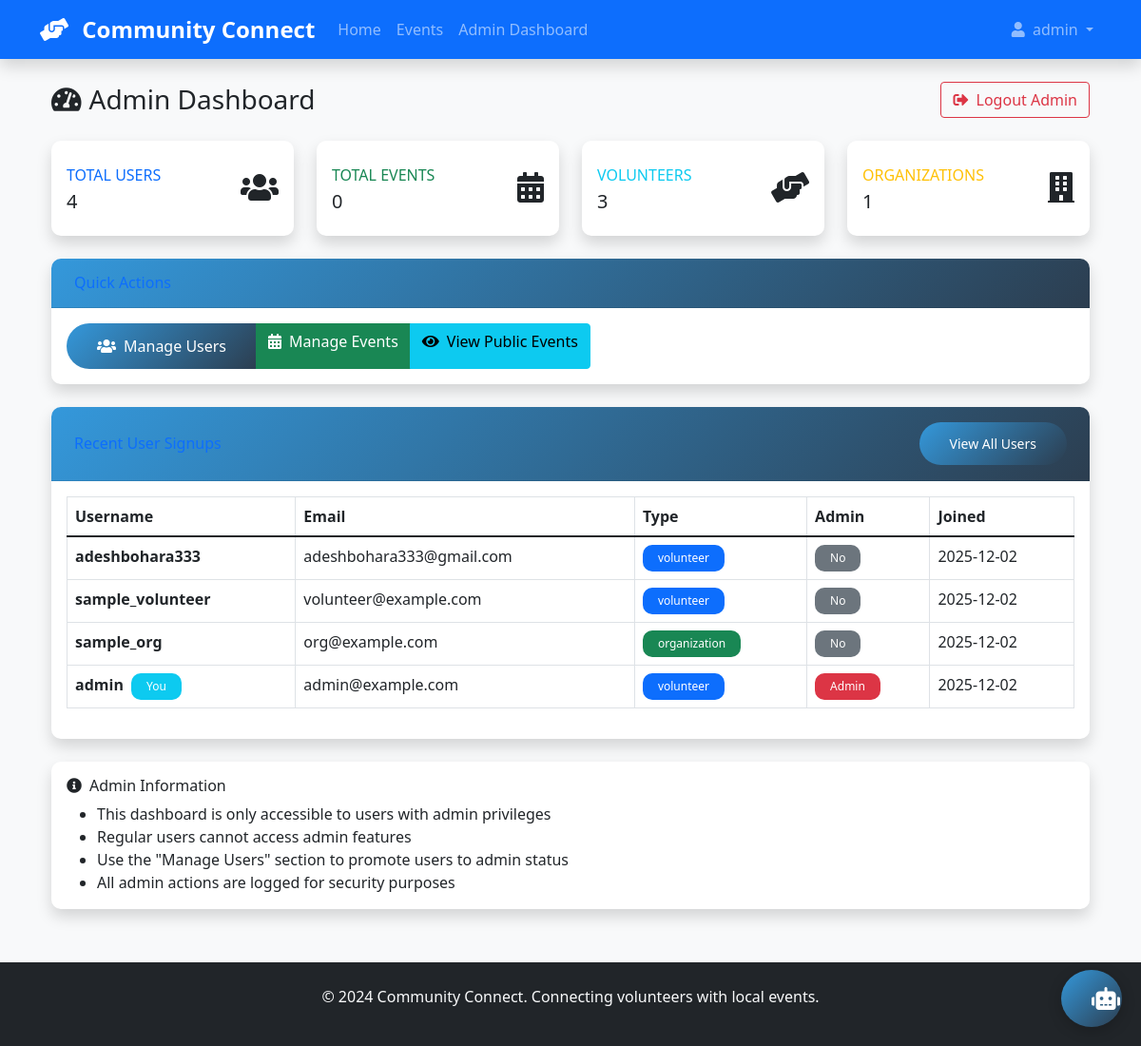
The app's page /admin/dashboard (signed in) with its own data.
### app/models.py (models this page shows, shortened)
class User(UserMixin, db.Model):
    __tablename__ = 'user'
    __table_args__ = {'extend_existing': True}
    id = db.Column(db.Integer, primary_key=True)
    username = db.Column(db.String(80), unique=True, nullable=True)
    email = db.Column(db.String(120), unique=True, nullable=False)
    password_hash = db.Column(db.String(128), nullable=True)
    user_type = db.Column(db.String(20), nullable=True, default='volunteer')
    is_admin = db.Column(db.Boolean, default=False)
    created_at = db.Column(db.DateTime, default=datetime.utcnow)
    google_id = db.Column(db.String(120), unique=True, nullable=True)
    picture = db.Column(db.String(500), nullable=True)
    given_name = db.Column(db.String(80), nullable=True)
    family_name = db.Column(db.String(80), nullable=True)
    events_created = db.relationship('Event', backref='organizer', lazy=True)
    volunteer_signups = db.relationship('EventVolunteer', backref='volunteer', lazy=True)

### app/routes.py (the view)
@main.route('/admin/dashboard')
@login_required
def admin_dashboard():
    if not current_user.is_admin:
        flash('Admin access required.', 'error')
        return redirect(url_for('main.admin_login'))
    total_users = User.query.count()
    total_events = Event.query.count()
    total_volunteers = User.query.filter_by(user_type='volunteer').count()
    total_organizations = User.query.filter_by(user_type='organization').count()
    recent_signups = User.query.order_by(User.created_at.desc()).limit(5).all()
    return render_template('admin_dashboard.html',
                         total_users=total_users,
                         total_events=total_events,
                         total_volunteers=total_volunteers,
                         total_organizations=total_organizations,
                         recent_signups=recent_signups)

### app/__init__.py (called while the page is built)
@login_manager.user_loader
def load_user(user_id):
    return User.query.get(int(user_id))

### app/templates/admin_dashboard.html (shortened to what this page needs)
{% extends "base.html" %}
{% block content %}
<div class="container-fluid">
    <div class="d-sm-flex align-items-center justify-content-between mb-4">
        <h1 class="h3 mb-0 text-gray-800">
            <i class="fas fa-tachometer-alt me-2"></i>Admin Dashboard
        </h1>
        <div>
            <a href="{{ url_for('main.admin_logout') }}" class="btn btn-outline-danger">
                <i class="fas fa-sign-out-alt me-1"></i>
                Logout Admin
            </a>
        </div>
    </div>
    <div class="row">
        <div class="col-xl-3 col-md-6 mb-4">
            <div class="card border-left-primary shadow h-100 py-2">
                <div class="card-body">
                    <div class="row no-gutters align-items-center">
                        <div class="col mr-2">
                            <div class="text-xs font-weight-bold text-primary text-uppercase mb-1">
                                Total Users
                            </div>
                            <div class="h5 mb-0 font-weight-bold text-gray-800">{{ total_users }}</div>
                        </div>
                        <div class="col-auto">
                            <i class="fas fa-users fa-2x text-gray-300"></i>
                        </div>
                    </div>
                </div>
            </div>
        </div>
        <div class="col-xl-3 col-md-6 mb-4">
            <div class="card border-left-success shadow h-100 py-2">
                <div class="card-body">
                    <div class="row no-gutters align-items-center">
                        <div class="col mr-2">
                            <div class="text-xs font-weight-bold text-success text-uppercase mb-1">
                                Total Events
                            </div>
                            <div class="h5 mb-0 font-weight-bold text-gray-800">{{ total_events }}</div>
                        </div>
                        <div class="col-auto">
                            <i class="fas fa-calendar-alt fa-2x text-gray-300"></i>
                        </div>
                    </div>
                </div>
            </div>
        </div>
        <div class="col-xl-3 col-md-6 mb-4">
            <div class="card border-left-info shadow h-100 py-2">
                <div class="card-body">
                    <div class="row no-gutters align-items-center">
                        <div class="col mr-2">
                            <div class="text-xs font-weight-bold text-info text-uppercase mb-1">
                                Volunteers
                            </div>
                            <div class="h5 mb-0 font-weight-bold text-gray-800">{{ total_volunteers }}</div>
                        </div>
                        <div class="col-auto">
                            <i class="fas fa-hands-helping fa-2x text-gray-300"></i>
                        </div>
                    </div>
                </div>
            </div>
        </div>
        <div class="col-xl-3 col-md-6 mb-4">
            <div class="card border-left-warning shadow h-100 py-2">
                <div class="card-body">
                    <div class="row no-gutters align-items-center">
                        <div class="col mr-2">
                            <div class="text-xs font-weight-bold text-warning text-uppercase mb-1">
                                Organizations
                            </div>
                            <div class="h5 mb-0 font-weight-bold text-gray-800">{{ total_organizations }}</div>
                        </div>
                        <div class="col-auto">
                            <i class="fas fa-building fa-2x text-gray-300"></i>
                        </div>
                    </div>
                </div>
            </div>
        </div>
    </div>
    <div class="row mb-4">
        <div class="col-12">
            <div class="card shadow">
                <div class="card-header py-3">
                    <h6 class="m-0 font-weight-bold text-primary">Quick Actions</h6>
                </div>
                <div class="card-body">
                    <div class="btn-group" role="group">
                        <a href="{{ url_for('main.admin_users') }}" class="btn btn-primary">
                            <i class="fas fa-users me-2"></i>Manage Users
                        </a>
                        <a href="{{ url_for('main.admin_events') }}" class="btn btn-success">
                            <i class="fas fa-calendar-alt me-2"></i>Manage Events
                        </a>
                        <a href="{{ url_for('main.events') }}" class="btn btn-info">
                            <i class="fas fa-eye me-2"></i>View Public Events
                        </a>
                    </div>
                </div>
            </div>
        </div>
    </div>
    <div class="row">
        <div class="col-12">
            <div class="card shadow mb-4">
                <div class="card-header py-3 d-flex justify-content-between align-items-center">
                    <h6 class="m-0 font-weight-bold text-primary">Recent User Signups</h6>
                    <a href="{{ url_for('main.admin_users') }}" class="btn btn-sm btn-primary">View All Users</a>
                </div>
                <div class="card-body">
                    <div class="table-responsive">
                        <table class="table table-bordered" id="recentUsersTable">
                            <thead>
                                <tr>
                                    <th>Username</th>
                                    <th>Email</th>
                                    <th>Type</th>
                                    <th>Admin</th>
                                    <th>Joined</th>
                                </tr>
                            </thead>
                            <tbody>
                                {% for user in recent_signups %}
                                <tr>
                                    <td>
                                        <strong>{{ user.username }}</strong>
                                        {% if user.id == current_user.id %}
                                        <span class="badge bg-info ms-1">You</span>
                                        {% endif %}
                                    </td>
                                    <td>{{ user.email }}</td>
                                    <td>
                                        <span class="badge bg-{{ 'success' if user.user_type == 'organization' else 'primary' }}">
                                            {{ user.user_type }}
                                        </span>
                                    </td>
                                    <td>
                                        {% if user.is_admin %}
                                        <span class="badge bg-danger">Admin</span>
                                        {% else %}
                                        <span class="badge bg-secondary">No</span>
                                        {% endif %}
                                    </td>
                                    <td>{{ user.created_at.strftime('%Y-%m-%d') }}</td>
                                </tr>
                                {% endfor %}
                            </tbody>
                        </table>
                    </div>
                </div>
            </div>
        </div>
    </div>
    <div class="row">
        <div class="col-12">
            <div class="card border-left-dark shadow">
                <div class="card-body">
                    <h6 class="card-title text-dark">
                        <i class="fas fa-info-circle me-2"></i>Admin Information
                    </h6>
                    <ul class="mb-0">
                        <li>This dashboard is only accessible to users with admin privileges</li>
                        <li>Regular users cannot access admin features</li>
                        <li>Use the "Manage Users" section to promote users to admin status</li>
                        <li>All admin actions are logged for security purposes</li>
                    </ul>
                </div>
            </div>
        </div>
    </div>
</div>
{% endblock %}

### app/templates/base.html (shortened to what this page needs)
<!DOCTYPE html>
<html lang="en">
<head>
    <link href="https://cdn.jsdelivr.net/npm/bootstrap@5.1.3/dist/css/bootstrap.min.css" rel="stylesheet">
    <link href="https://cdnjs.cloudflare.com/ajax/libs/font-awesome/5.15.4/css/all.min.css" rel="stylesheet">
    <link href="{{ url_for('static', filename='style.css') }}" rel="stylesheet">
</head>
<body class="bg-light d-flex flex-column min-vh-100">
    <nav class="navbar navbar-expand-lg navbar-dark bg-primary shadow">
        <div class="container">
            <a class="navbar-brand" href="{{ url_for('main.index') }}">
                <i class="fas fa-hands-helping me-2"></i>
                <strong>Community Connect</strong>
            </a>
            <div class="collapse navbar-collapse" id="navbarNav">
                <ul class="navbar-nav me-auto">
                    <li class="nav-item">
                        <a class="nav-link" href="{{ url_for('main.index') }}">Home</a>
                    </li>
                    <li class="nav-item">
                        <a class="nav-link" href="{{ url_for('main.events') }}">Events</a>
                    </li>
                    {% if current_user.is_authenticated %}
                    <li class="nav-item">
                        {% if current_user.is_admin %}
                        <a class="nav-link" href="{{ url_for('main.admin_dashboard') }}">Admin Dashboard</a>
                        {% else %}
                        <a class="nav-link" href="{{ url_for('main.dashboard') }}">Dashboard</a>
                        {% endif %}
                    </li>
                    {% endif %}
                </ul>
                <ul class="navbar-nav">
                    {% if current_user.is_authenticated %}
                    <li class="nav-item dropdown">
                        <a class="nav-link dropdown-toggle" href="#" id="navbarDropdown" role="button" data-bs-toggle="dropdown">
                            <i class="fas fa-user me-1"></i> {{ current_user.username }}
                        </a>
                    </li>
                    {% endif %}
                </ul>
            </div>
        </div>
    </nav>
    <main class="container my-4 flex-grow-1">
        {% block content %}{% endblock %}
    </main>
    <footer class="bg-dark text-light py-4 mt-auto">
        <div class="container text-center">
            <p>&copy; 2024 Community Connect. Connecting volunteers with local events.</p>
        </div>
    </footer>
</body>
</html>
<button id="chatbot-toggle" class="btn btn-primary chatbot-toggle">
    <i class="fas fa-robot"></i>
</button>

### app/static/style.css (style rules this page uses)
:root { --primary-color: #3498db; --secondary-color: #2c3e50; --success-color: #27ae60; --warning-color: #f39c12; --danger-color: #e74c3c; }
html { height: 100%; }
body { display: flex; flex-direction: column; min-height: 100vh; margin: 0; }
main.container { flex: 1 0 auto; padding-bottom: 2rem; }
footer.bg-dark { flex-shrink: 0; margin-top: auto; width: 100%; }
.card { border: none; border-radius: 10px; box-shadow: 0 4px 6px rgba(0, 0, 0, 0.1); transition: transform 0.3s ease, box-shadow 0.3s ease; }
.card-header { background: linear-gradient(135deg, var(--primary-color), var(--secondary-color)); color: white; border-radius: 10px 10px 0 0 !important; padding: 1.5rem; }
.btn-primary { background: linear-gradient(135deg, var(--primary-color), var(--secondary-color)); border: none; border-radius: 25px; padding: 0.75rem 2rem; transition: all 0.3s ease; }
.navbar-brand { font-weight: bold; font-size: 1.5rem; }
.navbar-nav .nav-link { font-weight: 500; padding: 0.5rem 1rem; border-radius: 25px; transition: all 0.3s ease; }
.badge { border-radius: 10px; padding: 0.5rem 1rem; font-weight: 500; }
.fade-in { animation: fadeIn 0.5s ease-in; }

### app/templates/base.html (style rules this page uses)
.chatbot-toggle { position: fixed; bottom: 20px; right: 20px; width: 60px; height: 60px; border-radius: 50%; font-size: 1.5rem; z-index: 1000; box-shadow: 0 4px 15px rgba(0,0,0,0.2); }

### records on screen
User: username "admin", shows "You", email "admin@example.com", user_type "volunteer", is_admin "Admin", created_at "2025-12-02"
User: username "adeshbohara333", email "adeshbohara333@gmail.com", user_type "volunteer", is_admin "No", created_at "2025-12-02"
User: username "sample_volunteer", email "volunteer@example.com", user_type "volunteer", is_admin "No", created_at "2025-12-02"
User: username "sample_org", email "org@example.com", user_type "organization", is_admin "No", created_at "2025-12-02"

### other values on screen
{{ total_users }} "4"
{{ total_events }} "0"
{{ total_volunteers }} "3"
{{ total_organizations }} "1"
